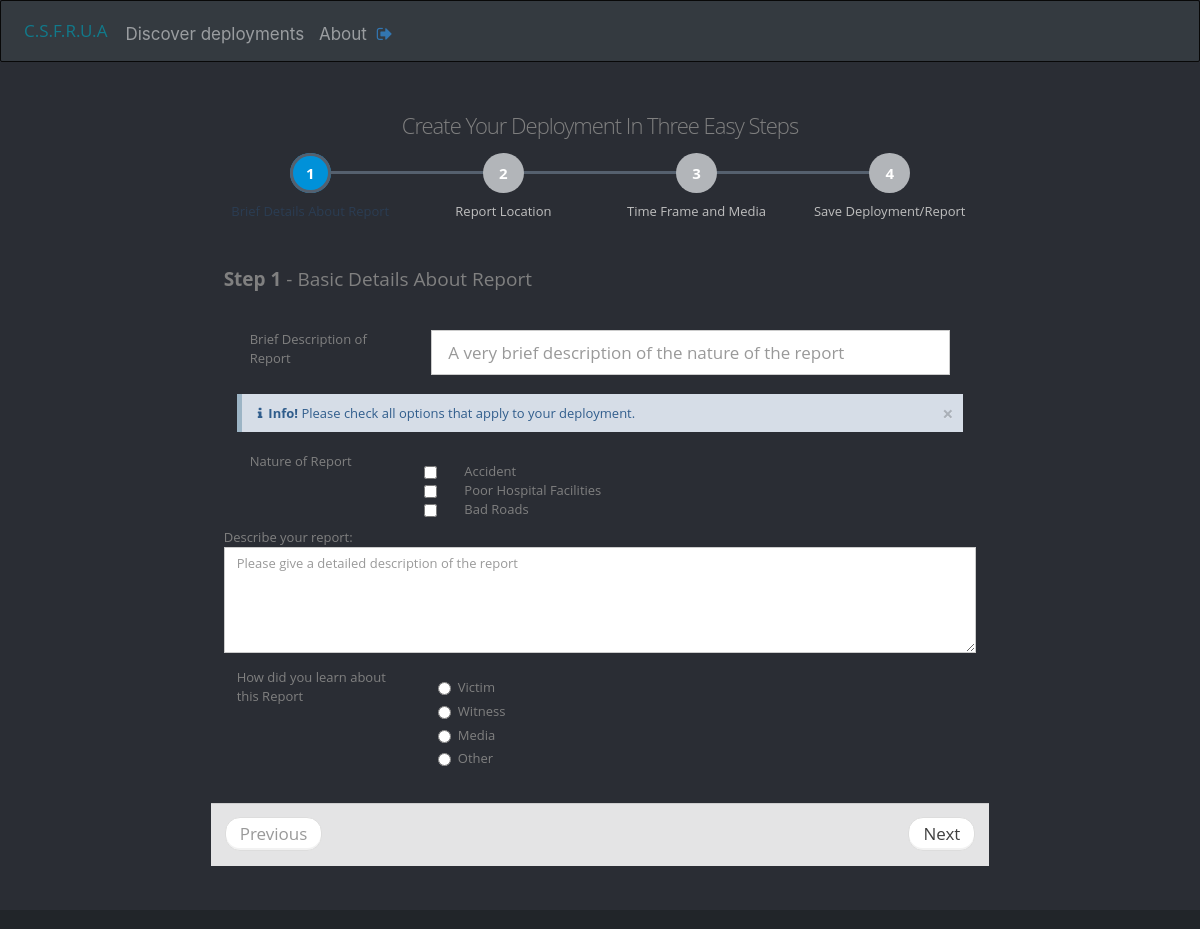
/create-deployment/ (signed in), run on the app's committed database.
### crowdusers/models.py (models this page shows, shortened)
class ReportNature(models.Model):
    name = models.CharField(max_length=25, blank=False)

### crowdusers/views.py (the view)
# urls.py: path('create-deployment/', deployment, name="deployment"),
@login_required
def deployment(request):
    report_nature = ReportNature.objects.all()
    context = {
        'report_nature': report_nature,
        'deployment': 'true'
    }
    return render(request, 'crowdusers/create-deployment.html', context)

### crowdusers/templatetags/crowdusers_extras.py (called while the page is built)
@register.filter(name='random_integer')
def random_integer(min, max):
    return str(random.randint(min, max))

### crowdusers/templates/crowdusers/create-deployment.html (shortened to what this page needs)
{% extends 'crowdusers/fragments/base-index.html' %}
{% block content %}
{% include 'crowdusers/fragments/nav.html' %}
	<div id="content">
		<section id="widget-grid" class="">
			<div class="row">
				<article
					class="col-md-offset-2 col-sm-10 col-md-10 col-lg-8 col-lg-offset-2">
					<div class="jarviswidget jarviswidget-color-darken" id="wid-id-0"
						data-widget-editbutton="false" data-widget-deletebutton="false">
						<header class="text-center">
							<h2>Create Your Deployment In Three Easy Steps</h2>
						</header>
						<div>
							<div class="widget-body">
								<div class="row">
									<form id="wizard-1" novalidate="novalidate" enctype="multipart/form-data" method="post">
										<div id="bootstrap-wizard-1"
											class="col-sm-12 col-md-12 col-lg-12">
											<div class="form-bootstrapWizard">
												<ul class="bootstrapWizard form-wizard">
													<li class="active" data-target="#step1"><a
														href="#tab1" data-toggle="tab"> <span class="step">1</span>
															<span class="title">Brief Details About Report</span>
													</a></li>
													<li data-target="#step2"><a href="#tab2"
														data-toggle="tab"> <span class="step">2</span> <span
															class="title">Report Location</span>
													</a></li>
													<li data-target="#step3"><a href="#tab3"
														data-toggle="tab"> <span class="step">3</span> <span
															class="title">Time Frame and Media</span>
													</a></li>
													<li data-target="#step4"><a href="#tab4"
														data-toggle="tab"> <span class="step">4</span> <span
															class="title">Save Deployment/Report</span>
													</a></li>
												</ul>
												<div class="clearfix"></div>
											</div>
											<div class="tab-content">
												<div class="tab-pane active" id="tab1">
													<br> <br>
													<h3>
														<strong>Step 1 </strong> - Basic Details About Report
													</h3>
													<br>
													<div class="form-group">
														<div class="col-lg-12 col-md-12 col-sm-12">
															<label class="col-md-12 col-lg-3">Brief
																Description of Report</label>
															<div class="col-md-12 col-lg-9 col-sm-12">
																<input class="form-control input-lg"
																	placeholder="A very brief description of the nature of the report"
																	type="text" name="nameofreport" id="nameofreport" />
															</div>
														</div>
													</div>
													<div class="form-group">
														<div class="col-lg-12">
															<br>
															<div class="alert alert-info fade in">
																<button class="close" data-dismiss="alert">×</button>
																<i class="fa-fw fa fa-info"></i><strong>Info!</strong>
																Please check all options that apply to your deployment.
															</div>
															<label class="col-md-2 col-lg-3 control-label">Nature
																of Report</label>
															<div class="col-md-10 col-lg-9">
																<div class="form-group">
																	<div class="col-md-10">
																		<div class="checkbox form-check-inline">
                                                                            {% for nature in report_nature %}
                                                                          <div class="form-check">
                                                                          <input class="form-check-input natureofreport" type="checkbox" name="natureofreport" value="{{ nature.id }}" />
                                                                          <label class="form-check-label" for="defaultCheck1">
                                                                           {{ nature.name }}
                                                                          </label>
                                                                        </div>
                                                                         {% endfor %}
																		</div>
																	</div>
																</div>
															</div>
														</div>
													</div>
													<div class="row">
														<div class="col-sm-12">
															<div class="form-group">
																<label for="comment">Describe your report:</label>
																<textarea class="form-control" rows="5"
																	placeholder="Please give a detailed description of the report"
																	name="reportdescription" id="reportdescription"></textarea>
															</div>
														</div>
														<div class="form-group">
															<div class="col-lg-12">
																<label class="col-md-2 col-lg-3 control-label">How
																	did you learn about this Report</label>
																<div class="col-md-10 col-lg-9">
																	<div class="form-group">
																		<div class="col-md-10">
																			<div class="radio">
																				<label> <input type="radio" name="reporter" value="Victim">
																					Victim
																				</label>
																			</div>
																			<div class="radio">
																				<label> <input type="radio" name="reporter" value="Witness">
																					Witness
																				</label>
																			</div>
																			<div class="radio">
																				<label> <input type="radio" name="reporter" value="Media">
																					Media
																				</label>
																			</div>
																			<div class="radio">
																				<label> <input type="radio" name="reporter" value="Other">
																					Other
																				</label>
																			</div>
																		</div>
																	</div>
																</div>
															</div>
														</div>
													</div>
												</div>
                                                        {% load crowdusers_extras %}
												<div class="form-actions">
													<div class="row">
														<div class="col-sm-12">
															<ul class="pager wizard no-margin">
																<li class="previous disabled"><a
																	href="javascript:void(0);"
																	class="btn btn-lg btn-default"> Previous </a></li>
																<li class="next"><a href="javascript:void(0);"
																	class="btn btn-lg txt-color-darken"> Next </a></li>
															</ul>
														</div>
													</div>
												</div>
												<br/>
												<br/>
                                                <br/>
											</div>
										</div>
									</form>
								</div>
							</div>
						</div>
					</div>
				</article>
			</div>
		</section>
	</div>
{% include 'crowdusers/fragments/footer-index.html' %}
{% endblock %}

### crowdusers/static/crowdusers/styles/login-ui.css (style rules this page uses)
ul, li { margin: 0px; list-style-type: none; }
input { outline: none; border: none; }
textarea { outline: none; border: none; }
label { display: block; margin: 0; }
button { outline: none !important; border: none; background: transparent; }

### data on the page
ReportNature: name "Accident"
ReportNature: name "Poor Hospital Facilities"
ReportNature: name "Bad Roads"
